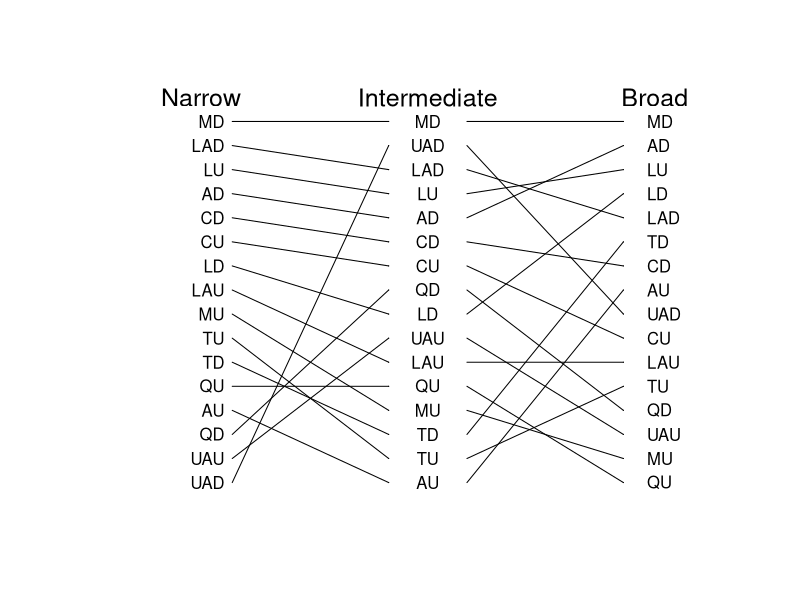

Write R code to recreate this figure.
## ---- chunk 1
###Making a plot of how high pressure predation sites are when measured in 
#different levels of predation

setwd("C:\\Users\\faj\\Documents\\OneDrive for Business\\research\\bioTIME\\users\\Faith\\TriniFishPredation")

library(dplyr)
library(tidyr)
library(ggplot2)
library(lme4)
library(Cairo)


#preparing data 

fishDataAll <- read.csv("Fish data June 2017.csv")
head(fishDataAll)

siteCodes <- read.csv("siteCodes.csv")

selectMonths <- c("07", "08")# i am selecting out these months because then i can use the last timepoint 


group12 <- c("Hoplias malabaricus", "Crenicichla frenata", "Gymnotus carapo", "Anablepsoides hartii",
			"Cichlasoma taenia", "Cichlasoma taenia", "Corynopoma riisei", "Roeboides dientonito", 
			"Agonostomus monticola", "Rhamdia quelen", "andinoacara pulcher", "Hemigrammus unilineatus", "Rivulus hartii")


#select data from only the July and Auguest, and remove first year 
SelectData <- fishDataAll %>% 
	separate(date, c("Day", "Month", "Year"), sep = "/") %>%
	filter(Year != 2010)%>%
	filter(Month %in% selectMonths)

fishData <- data.frame(SelectData)

#calculate biomass
fishData$TotBiomass <- (fishData$numbercaught + fishData$numberseen)* fishData$weight


#calculating percentage biomass
TotBioSite<- fishData %>% 
	group_by(site, Year) %>%
	summarise(BiomasSiteSum = sum(TotBiomass, na.rm=TRUE))

siteBiomass <- data.frame(TotBioSite)

#Narrow Predation data
#-------------------------

#sum biomass per site and year
predatorsBioN <- fishData %>% 
	filter(species == "Hoplias malabaricus" | species == "Crenicichla frenata") %>%
	group_by(site, Year) %>%
	summarise(BiomassSum = sum(TotBiomass))

predatorsBio <- data.frame(predatorsBioN)
predatorsBio$Year <- as.numeric(predatorsBio$Year)
siteBiomass$Year <- as.numeric(siteBiomass$Year)

FishDataTot <- merge(siteBiomass, predatorsBio, by = c("site" ,"Year"),all=TRUE) # this makes sure i 
#know what years had no predators recoreded in 
head(FishDataTot)
FishDataTot$BiomassSum[is.na(FishDataTot$BiomassSum)] <- 0

FishDataTot$PropMass <- FishDataTot$BiomassSum / FishDataTot$BiomasSiteSum

Narrow <- aggregate(FishDataTot$BiomassSum, list(FishDataTot$site), mean, na.rm=TRUE)

orderNarrow <- Narrow[order(Narrow$x),]
head(orderNarrow)

orderNarrow$predOrderN <- c(1:nrow(orderNarrow))

#Middle predation 
#------------------------------

#there are no fsih of species Anablepsoides hartii

#sum biomass per site and year
predatorsBioM <- fishData %>% 
	filter(species == "Hoplias malabaricus" | species == "Crenicichla frenata" | 
		species == "Gymnotus carapo" | species == "Rivulus hartii") %>%
	group_by(site, Year) %>%
	summarise(BiomassSum = sum(TotBiomass))

predatorsBioMl <- data.frame(predatorsBioM)

predatorsBioMl$Year <- as.numeric(predatorsBioMl$Year)

FishDataTotM <- merge(siteBiomass, predatorsBioM, by = c("site" ,"Year"),all=TRUE) # this makes sure i 
#know what years had no predators recoreded in 
head(FishDataTotM)
FishDataTotM$BiomassSum[is.na(FishDataTotM$BiomassSum)] <- 0

FishDataTotM$PropMass <- FishDataTotM$BiomassSum / FishDataTotM$BiomasSiteSum


Middle <- aggregate(FishDataTotM$BiomassSum, list(FishDataTotM$site), mean, na.rm=TRUE)

orderMiddle<- Middle[order(Middle$x),]
head(orderMiddle)

orderMiddle$predOrderM <- c(1:nrow(orderMiddle))

#Wide predation 
#------------------------------

#there are no fsih of species Anablepsoides hartii

#sum biomass per site and year
predatorsBioW <- fishData %>% 
	filter(species %in% group12) %>%
	group_by(site, Year) %>%
	summarise(BiomassSum = sum(TotBiomass))

predatorsBioWd <- data.frame(predatorsBioW)

predatorsBioWd$Year <- as.numeric(predatorsBioWd$Year)

FishDataTotW <- merge(siteBiomass, predatorsBioW, by = c("site" ,"Year"),all=TRUE) # this makes sure i 
#know what years had no predators recoreded in 
head(FishDataTotW)
FishDataTotW$BiomassSum[is.na(FishDataTotW$BiomassSum)] <- 0

FishDataTotW$PropMass <- FishDataTotW$BiomassSum / FishDataTotW$BiomasSiteSum

Wide <- aggregate(FishDataTotW$BiomassSum, list(FishDataTotW$site), mean, na.rm=TRUE)

orderWide<- Wide[order(Wide$x),]
head(orderWide)

orderWide$predOrderW <- c(1:nrow(orderWide))


##merge all data 
#-----------------------------

orderNM <- merge(orderNarrow, orderMiddle, by = "Group.1")
orderNMWc <- merge(orderNM, orderWide, by = "Group.1")
orderNMW <- merge(orderNMWc, siteCodes, by.x = "Group.1", by.y = "siteNames")


## ---- chunk 2

Cairo(file="C:\\Users\\faj\\Documents\\OneDrive for Business\\research\\bioTIME\\users\\Faith\\TriniFishPredation\\Biomass_tangle.png",
      type="png",
      units="in", 
      width=9,
      height=6,
      pointsize=12,
      dpi=100)

plotSetup <- data.frame(cbind(c(1:17),c(20:100))) # data to plot onto emptyp plot
plot(x = plotSetup$X2, y = plotSetup$X1, col="white", axes=FALSE , ylab = " ", xlab = "  ", type = "n")

#plot arrows
arrows(x0 = 36, y0 = orderNMW$predOrderN, x1 = 56, y1 = orderNMW$predOrderM, length = 0.001)
arrows(x0 = 66, y0 = orderNMW$predOrderM, x1 = 86, y1 = orderNMW$predOrderW, length = 0.001)


#plotting text 
text(x = 35, y = orderNMW$predOrderN, labels = orderNMW$codes, adj = c(1,NA))
text(x = 61, y = orderNMW$predOrderM, labels = orderNMW$codes)
text(x = 89, y = orderNMW$predOrderW, labels = orderNMW$codes, adj = c(0,NA))

text(x = 32, y = 17, labels = "Narrow", cex = 1.5)
text(x = 61, y = 17, labels = "Intermediate", cex = 1.5)
text(x = 90, y = 17, labels = "Broad", cex = 1.5)

dev.off()

## ---- chunk 3
rownames(orderNMW) <- orderNMW$Group.1
corOrderNMW <- orderNMW[,c(2, 4, 6)] 
names(corOrderNMW ) <- c("Narrow", "Middle", "Wide")
cor(corOrderNMW, method="spearman")
cor.test(corOrderNMW$Narrow, corOrderNMW$Middle, method="spearman")
cor.test(corOrderNMW$Narrow, corOrderNMW$Wide, method="spearman")
cor.test(corOrderNMW$Wide, corOrderNMW$Middle, method="spearman")
